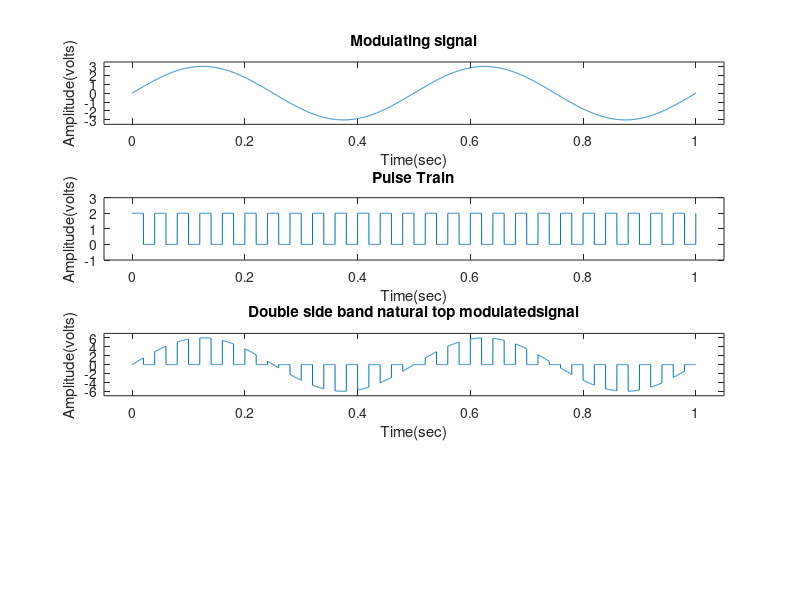

Write the MATLAB code that produced this figure.
%plotting the modulating signal
Am = 3;
fm = 2;
phim = 0;
tmin = 0;
tmax = 1;
samplepertime = 10000;
t = tmin: 1/samplepertime: tmax;
modulatingsignal = Am.*sin(2*pi*fm*t + phim);
subplot(4,1,1);
plot(t,modulatingsignal);
axis([-tmin-0.05 tmax+0.05 -Am-.5 +Am+.5]);
xlabel('Time(sec)');
ylabel('Amplitude(volts)');
title('Modulating signal');
%pulse train
fc = 25;
Ac = 1;
carrierpulses = Ac*square(2*pi*fc*t)+Ac;
%adding the 'Ac' makes double side pulse train to one side pluse train.
subplot(4,1,2)
plot(t,carrierpulses);
axis([-tmin-0.05 tmax+0.05 -1 2*Ac+1]);
xlabel('Time(sec)');
ylabel('Amplitude(volts)');
title('Pulse Train');
%natural top double side modulation
doublesidebandnaturaltopmodulatedsignal = modulatingsignal.*carrierpulses;
subplot(4,1,3)
plot(t,doublesidebandnaturaltopmodulatedsignal);
axis([-tmin-0.05 tmax+0.05 -2*Ac*Am-1 2*Ac*Am+1]);
%axis([-tmin-0.05 tmax+0.05 -1 2*Ac+1]);
xlabel('Time(sec)');
ylabel('Amplitude(volts)');
title('Double side band natural top modulatedsignal');